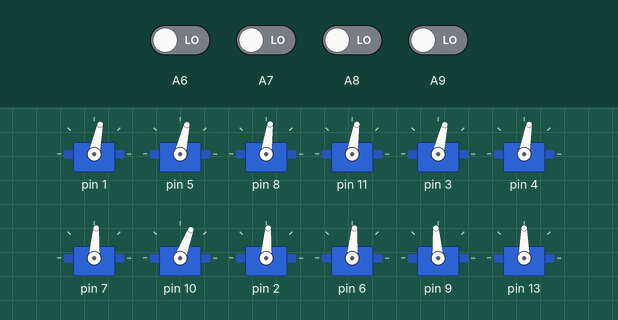
Recording of a program running on a simulated Teensy 4. On the bench: 12 × servo. The test bench sets the inputs (shaded band); at power-on: A6–9 LOW. What the program prints to the serial monitor is not drawn.

Above: at 0.15 s.
At 0.75 s:
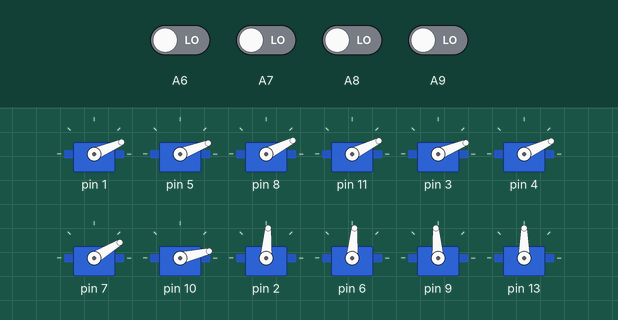
At 1.1 s:
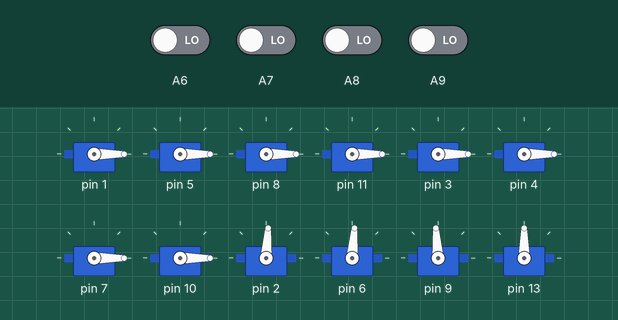
Timing chart, 0 to 2.6 s (numbered marks = the images above):
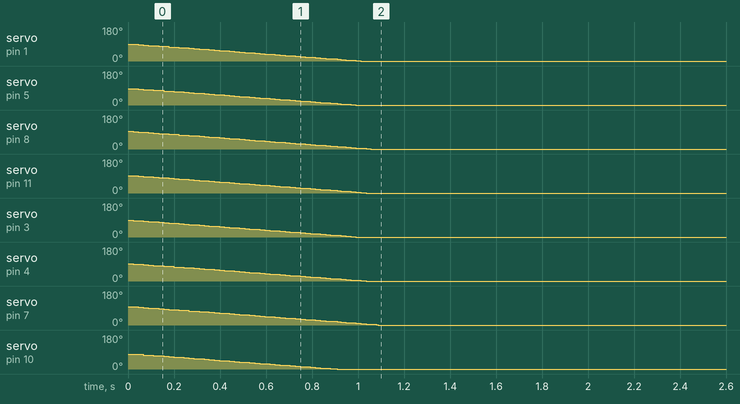

Measured:
- by itself, servo on pin 1: moves from 89° to 0° over 0.99 s
- by itself, servo on pin 5: moves from 87° to 0° over 0.97 s
- by itself, servo on pin 8: moves from 93° to 0° over 1.0 s
- by itself, servo on pin 11: moves from 92° to 0° over 1.0 s
- by itself, servo on pin 3: moves from 88° to 0° over 0.97 s
- by itself, servo on pin 4: moves from 91° to 0° over 1.0 s
- by itself, servo on pin 7: moves from 97° to 0° over 1.1 s
- by itself, servo on pin 10: moves from 79° to 0° over 0.89 s

The program:

main.cpp
```cpp
#include "spotmicro.h"
#include "controllerInput.h"
#include "math.h"

double angle[3];
int xlen = 0, ylen = 0, zlen = 0;

// Timer Variables
int prev = 0, servotimer = 0;

// Remote Controller Setup
int channelValues[4];
Controller_Channel channels[4] = {Controller_Channel(23, 23), Controller_Channel(22, 22), Controller_Channel(21, 21), Controller_Channel(20, 20)};

// global
/* 0 = front right limb
 * 1 = front left limb
 * 2 = back right limb
 * 3 = back left limb
 */
Arm arm[4]{{-1, 1, 0},{-3, 5, 180},{3, 8, 0},{2, 11, 180}};
Wrist wrist[4]{{-2, 3, 180},{1, 4, 0},{7, 7, 180},{-11, 10, 0}};
Shoulder shoulder[4]{{-4, 2, 180},{-5, 6, 0},{4, 9, 0},{0, 13, 180}};

// function prototype declaration
void servo_movement();

void setup() {
  // Remote Controller ISR Setup
  attachInterrupt(channels[0].m_interruptPin, []() {
    channels[0].channelInput();
  }, CHANGE);
  attachInterrupt(channels[1].m_interruptPin, []() {
    channels[1].channelInput();
  }, CHANGE);
  attachInterrupt(channels[2].m_interruptPin, []() {
    channels[2].channelInput();
  }, CHANGE);
  attachInterrupt(channels[3].m_interruptPin, []() {
    channels[3].channelInput();
  }, CHANGE);

  Serial.begin(115200);
  Serial.println("Serial initialized");

  for(int i = 0; i < 4; i++){
    arm[i].mvar_debug();
  }
  for(int i = 0; i < 4; i++){
    wrist[i].mvar_debug();
  }
  for(int i = 0; i < 4; i++){
    shoulder[i].mvar_debug();
  }
}
bool state = true;
void loop() {
  // Remote Controller values
  // testing

  if(millis() - prev > 20){
    channelValues[0] = channels[0].checkValueUpdate();
    channelValues[2] = channels[2].checkValueUpdate();
    channelValues[1] = channels[1].checkValueUpdate();

    xlen = map(channelValues[0], 1000, 2000, -20, 20);
    ylen = map(channelValues[2], 1000, 2000, -20, 20);
    zlen = map(channelValues[1], 1000, 2000, 20, 200);

    IK_Model::calcAngles(zlen, ylen, xlen, angle);
    Serial.print("x: "); Serial.println(xlen);
    Serial.print("y: "); Serial.println(ylen);
    Serial.print("z: "); Serial.println(zlen);
    Serial.print("angle 0: "); Serial.println(angle[0]);
    Serial.print("angle 1: "); Serial.println(angle[1]);
    Serial.print("angle 2: "); Serial.println(angle[2]);

    Serial.print("converted arm: "); Serial.println(arm[0].convertAngle(angle[1]));
    Serial.print("converted wrist: "); Serial.println(wrist[0].convertAngle(angle[2]));
    Serial.print("converted shoulder: "); Serial.println(shoulder[0].convertAngle(angle[0]));

    for(int i = 0; i < 4; i++){
      arm[i].m_target_position = arm[i].convertAngle(angle[1]);
      wrist[i].m_target_position = wrist[i].convertAngle(angle[2]);
      shoulder[i].m_target_position = shoulder[i].convertAngle(angle[0]);
    }

    prev = millis();

   //prev = millis();
  }
  if(millis() - servotimer > MOVEMENT_INTERVAL){
    servo_movement();
    servotimer = millis();
  }
}

void servo_movement(){
  int directionOfMovement;
  for(int i = 0; i < 4; i++){
    // -----------------------------------------arm movement--------------------------------------------
    // checks if the current position is close enough to be equal to the target position
    if(fabs(arm[i].m_current_position - arm[i].m_target_position) < arm[i].m_movement_speed){
      arm[i].m_current_position = arm[i].m_target_position;
    }
    // move the servo towards the target angle
    else{
      directionOfMovement = 0;
      directionOfMovement = (arm[i].m_target_position > arm[i].m_current_position) ? 1 : -1;
      directionOfMovement = (arm[i].m_target_position == arm[i].m_current_position) ? 0 : directionOfMovement;
      arm[i].m_current_position += directionOfMovement * arm[i].m_movement_speed;
    }
    arm[i].move_to_angle(arm[i].m_current_position);
    //Serial.println(arm[i].m_current_position);
    // -----------------------------------------wrist movement--------------------------------------------
    // checks if the current position is close enough to be equal to the target position
    if(fabs(wrist[i].m_current_position - wrist[i].m_target_position) < wrist[i].m_movement_speed){
      wrist[i].m_current_position = wrist[i].m_target_position;
    }
    // move the servo towards the target angle
    else{
      directionOfMovement = 0;
      directionOfMovement = (wrist[i].m_target_position > wrist[i].m_current_position) ? 1 : -1;
      directionOfMovement = (wrist[i].m_target_position == wrist[i].m_current_position) ? 0 : directionOfMovement;
      wrist[i].m_current_position += directionOfMovement * wrist[i].m_movement_speed;
    }
    wrist[i].move_to_angle(wrist[i].m_current_position);
    //Serial.println(wrist[i].m_current_position);

    // -----------------------------------------shoulder movement--------------------------------------------
    // checks if the current position is close enough to be equal to the target position
    if(fabs(shoulder[i].m_current_position - shoulder[i].m_target_position) < shoulder[i].m_movement_speed){
      shoulder[i].m_current_position = shoulder[i].m_target_position;
    }
    // move the servo towards the target angle
    else{
      directionOfMovement = 0;
      directionOfMovement = (shoulder[i].m_target_position > shoulder[i].m_current_position) ? 1 : -1;
      directionOfMovement = (shoulder[i].m_target_position == shoulder[i].m_current_position) ? 0 : directionOfMovement;
      shoulder[i].m_current_position += directionOfMovement * shoulder[i].m_movement_speed;
    }
    shoulder[i].move_to_angle(shoulder[i].m_current_position);
    //Serial.println(shoulder[i].m_current_position);
;
    //Serial.println("----------------------------------------------");
  }
}
```

controllerInput.cpp
```cpp
/*
  controllerInput.cpp - Library for controller input using interrupts inorder to create non blocking code.
  Alternative to pulseIn() function which is blocking code
  Created by Mingye C 2021-02-20.
*/
#include "Arduino.h"
#include "controllerInput.h"

Controller_Channel::Controller_Channel(int interruptPin, int digitalPin) : m_interruptPin(interruptPin), m_digitalPin(digitalPin){}

int Controller_Channel::checkValueUpdate(){
  if(m_newSignal){
    m_newSignal = false;
    return m_channelValue;
  }
  //no new value
  return 0;
}

void Controller_Channel::channelInput(){

  if(digitalRead(m_digitalPin) == HIGH)
  {
    // start recording pwm length
    m_startTime = micros();
  }
  else
  {
    if(m_startTime && !m_newSignal)
    {
      m_channelValue = (int)(micros() - m_startTime);
      m_startTime = 0;

      // will not update m_channelvalue until previous value is checked by main program
      m_newSignal = true;
    }
  }
}
```

controllerInput.h
```cpp
/*
  controllerInput.cpp - Library for controller input using interrupts inorder to create non blocking code.
  Alternative to pulseIn() function which is blocking code
  Created by Mingye C 2021-02-20.
*/
#ifndef controllerInput_h
#define controllerInput_h

#include "Arduino.h"

class Controller_Channel {
  public:
    Controller_Channel(int interruptPin, int digitalPin);
    int m_digitalPin;
    int m_interruptPin;

    int checkValueUpdate();
    void channelInput();
  private:

    volatile int m_channelValue;
    volatile unsigned long m_startTime = 0;
    volatile bool m_newSignal = false;

};

#endif
```

spotmicro.cpp
```cpp
/*
  spotmicro.cpp - Library for coordinating SpotMicro's servo movements.
  Created by Mingye, Thomas Z C 2021-02-10.
*/
#include "Arduino.h"
#include "spotmicro.h"
#include "spotmicro_util.h"
#include <Servo.h>
#include "math.h"

Limb::Limb (int angle_offset, int pin, int cw_max) : m_initial_offset(angle_offset), m_pin(pin), m_cw_limit(cw_max)
{
  m_center_position = 90 + m_initial_offset;
  // Set starting configuration
  m_current_position = m_center_position;
  m_target_position = m_current_position;
  m_servo.attach(m_pin);
  m_servo.write(m_center_position);

}

void Limb::move_to_angle(float angle){
  int ms_angle = int(map_float(angle , 0, 180, 554, 2400));
  m_servo.writeMicroseconds(ms_angle);
  //Serial.println(ms_angle);
}
// debug function
void Limb::mvar_debug(){
  Serial.print("center position: ");
  Serial.print(m_center_position);
  Serial.print(" angle offset: ");
  Serial.print(m_initial_offset);
  Serial.print(" pin: ");
  Serial.print(m_pin);
  Serial.print(" cw limit: ");
  Serial.println(m_cw_limit);
}

Arm::Arm (int angle_offset, int pin, int cw_max) : Limb(angle_offset, pin, cw_max)
{
  Serial.print("Arm - current position: ");
  Serial.println(m_current_position);
}

float Arm::convertAngle(float angle)
{
  return (m_cw_limit == 180) ? angle + m_initial_offset : 180 - angle+ m_initial_offset;
}

Wrist::Wrist (int angle_offset, int pin, int cw_max) : Limb(angle_offset, pin, cw_max)
{
  Serial.print("Wrist - current position: ");
  Serial.println(m_current_position);
}

float Wrist::convertAngle(float angle)
{
  return (m_cw_limit == 180) ? 180 - angle + m_initial_offset : angle + m_initial_offset;
}

Shoulder::Shoulder (int angle_offset, int pin, int cw_max) : Limb(angle_offset, pin, cw_max)
{
  Serial.print("Shoulder - current position: ");
  Serial.println(m_current_position);
}

float Shoulder::convertAngle(float angle)
{
  return angle + m_initial_offset;
}

// angle - Arm, Wrist, Shoulder angle values in that order
void IK_Model::calcAngles(unsigned int z_length, int y_length, int x_length, double * angles)
{
  //tilt
  float hipOffset = y_length+HIP_LENGTH;
  float hipAngleWithY1 = atan((hipOffset)/z_length);
  float hipHyp = hipOffset/sin(hipAngleWithY1);

  float hipAngleWithY2 = acos(HIP_LENGTH/hipHyp);
  //hip angle
  angles[0] = ((hipAngleWithY2+hipAngleWithY1)*180)/PI;
  //length of leg with tilt
  float z2 = HIP_LENGTH*tan(hipAngleWithY2);

  //new angle for foot position
  double legAngleWithX = atan(double(x_length)/z2)*180;
  double legAngleWithXDeg = (legAngleWithX*180)/PI;
  //length of leg with x
  double z3 = z2/cos(legAngleWithX);

  // leg angle
  angles[1] = (acos((pow(z3,2) + pow(111.1,2) - pow(118.5,2))/(2*z3*111.1)-atan(x_length/z3))*180)/M_PI;
  // wrist angle
  angles[2] = (acos((pow(111.1,2) + pow(118.5,2) - pow(z3,2))/(2*111.1*118.5))*180)/M_PI;


}
```

spotmicro.h
```cpp
/*
  spotmicro.h - Library for coordinating SpotMicro's servo movements.
  Created by Mingye C, Thomas Z 2021-02-10.
*/
#ifndef spotmicro_h
#define spotmicro_h

#include "Arduino.h"
#include <Servo.h>
#include "math.h"
#include "spotmicro_util.h"

#define LEG_LENGTH 111.126
#define WRIST_LENGTH 118.5
#define HIP_LENGTH 60.5
// move servos every 10 ms
#define MOVEMENT_INTERVAL 10
#define TEST_MOVEMENT_INTERVAL 100

class Limb {
  public:
    // tuning offsets
    int m_initial_offset;
    int m_pin;
    float m_current_position;
    // position to move to
    float m_target_position;
    // starting angle with offsets
    int m_initial_position;
    // starting angle without offsets
    int m_center_position;
    // angle at most clockwise direction
    int m_cw_limit;
    // default movement speed to 1 deg per MOVEMENT_INTERVAL
    float m_movement_speed = 1;

    Servo m_servo;

    Limb (int angle_offset, int pin, int up_max_angle);
    //Limb ();
    void move_to_angle(float angle);
    //prints all public members for debugging purposes
    void mvar_debug();
};

class Arm : public Limb {
  public:
    Arm (int angle_offset, int pin, int up_maximum_angle);
    //Arm ();
    // 90 degrees is orgin, therefore full range is 180
    const int m_max_movement = 90;
    // angle offset caused by the structure of the arm limb
    const double m_structural_offset = 15.7;
    // does the calculations to determine the angle the servo must move relative to the initial position at ~90 deg
    float convertAngle(float angle);

};

class Wrist : public Limb {
  public:
    Wrist (int angle_offset, int pin, int up_maximum_angle);
    // 90 degrees is orgin, therefore full range is 180
    const int m_max_movement = 90;
    float convertAngle(float angle);

};

class Shoulder : public Limb {
  public:
    Shoulder (int angle_offset, int pin, int up_maximum_angle);
    // 90 degrees is orgin, Full range is 40 degrees
    const int m_max_movement = 20;
    float convertAngle(float angle);
};

class IK_Model{
  public:
    static void calcAngles(unsigned int z_length, int y_length, int x_length, double * angles);
};

#endif
```

spotmicro_util.cpp
```cpp
/* utility functions for spotmicro
 */
#include "Arduino.h"
#include "spotmicro_util.h"
#include "math.h"

float map_float(float x, float in_min, float in_max, float out_min, float out_max){
    return (x - in_min) * (out_max - out_min) / (in_max - in_min) + out_min;
}
```

spotmicro_util.h
```cpp
/* utility functions for spotmicro
 */
#ifndef spotmicro_util_h
#define spotmicro_util_h
#include "Arduino.h"
#include "math.h"

float map_float(float x, float in_min, float in_max, float out_min, float out_max);

#endif
```
